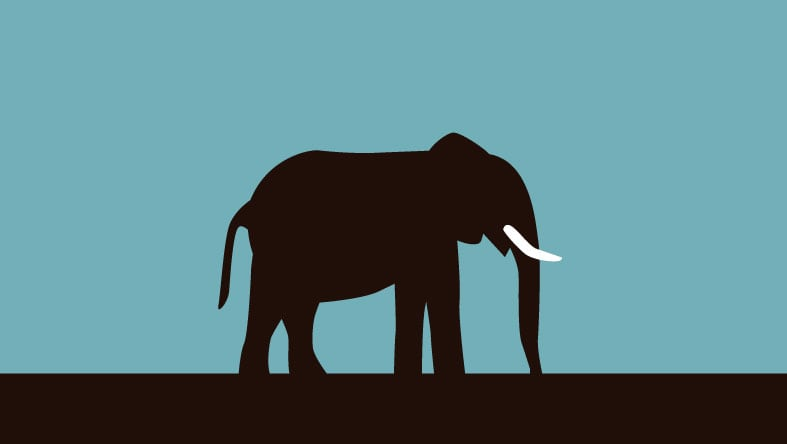
#> input picture TuteDude_Python/Assignment14/OpenCV/random.jpg, 787 x 444 px
$ python fliping_the_image.py
#> lines starting #> are read from the running program, lines starting #| are printed output that depends on the picture
import cv2

img = cv2.imread('random.jpg', 1)
#> img is the input picture: shape (444, 787, 3); mean B, G, R 132.5, 127.5, 90.5
img2 = cv2.resize(img, (800, 800))
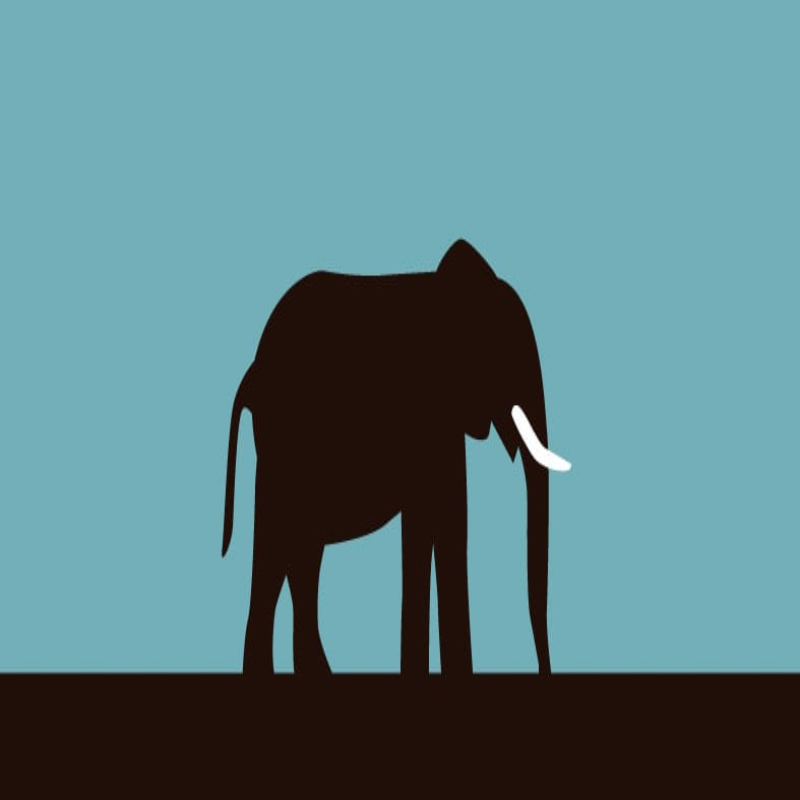
#> img2: shape (800, 800, 3); mean B, G, R 132.5, 127.5, 90.5
print('Size of the image: ', img2.size)
#| Size of the image:  1920000
flip_horizontally = cv2.flip(img2, 1)
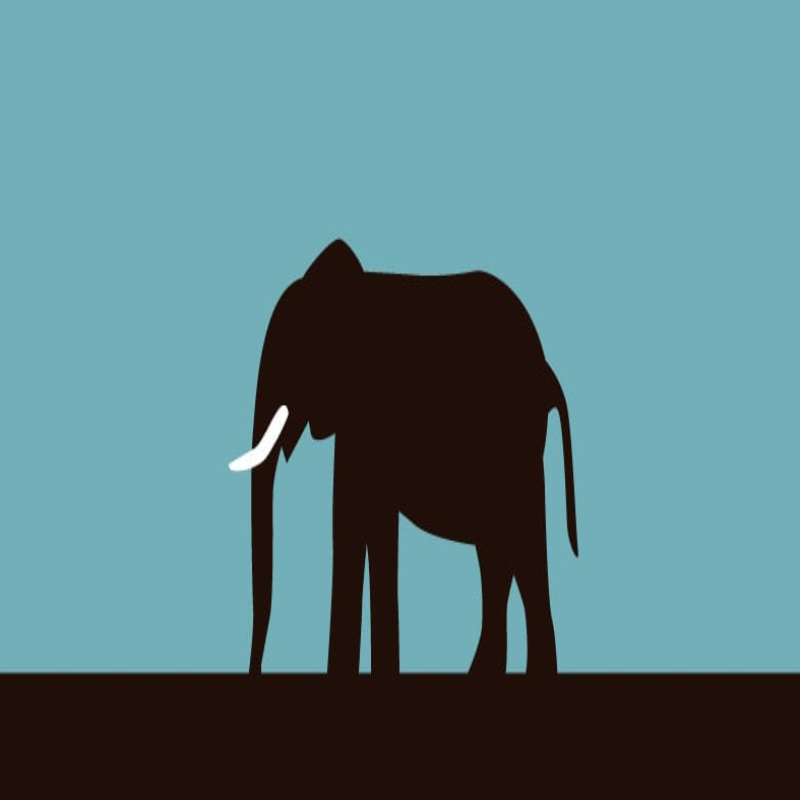
#> flip_horizontally: shape (800, 800, 3); mean B, G, R 132.5, 127.5, 90.5
flip_vertically = cv2.flip(img2, 0)
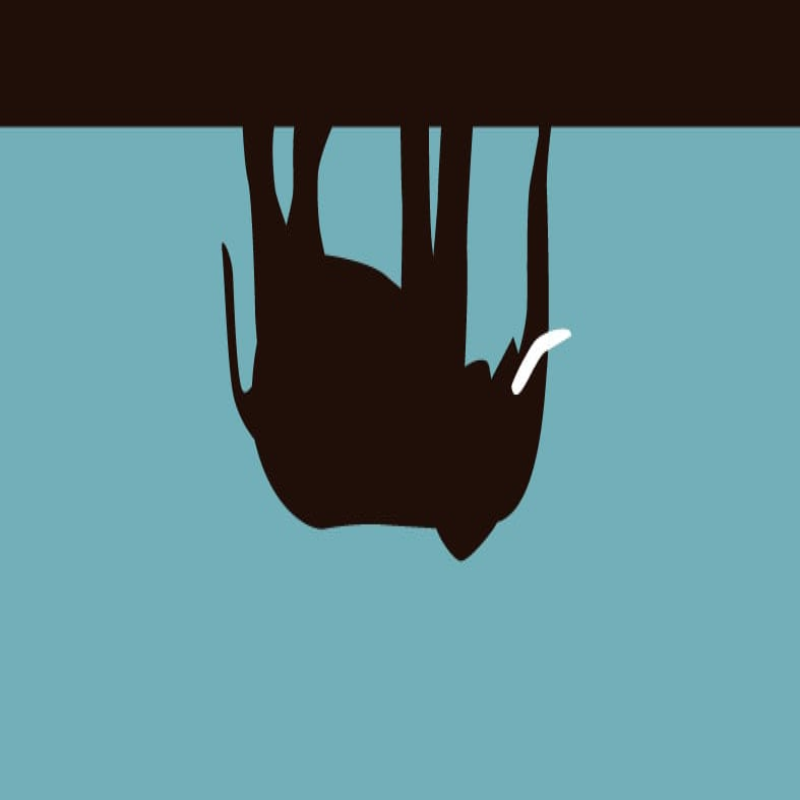
#> flip_vertically: shape (800, 800, 3); mean B, G, R 132.5, 127.5, 90.5
flip_horizontally_vertically = cv2.flip(img2, -1)
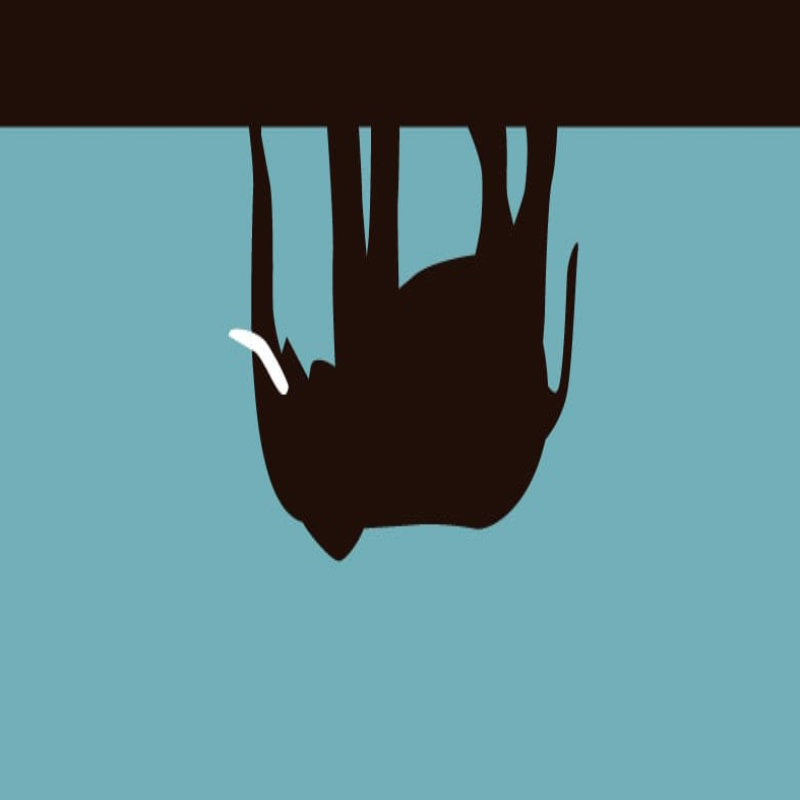
#> flip_horizontally_vertically: shape (800, 800, 3); mean B, G, R 132.5, 127.5, 90.5

cv2.imshow('Original Image', img2)
cv2.imshow('Flipped Horizontally', flip_horizontally)
cv2.imshow('Flipped Vertically', flip_vertically)
cv2.imshow('Flipped Horizontally and Vertically', flip_horizontally_vertically)
cv2.waitKey(0)
cv2.destroyAllWindows()
